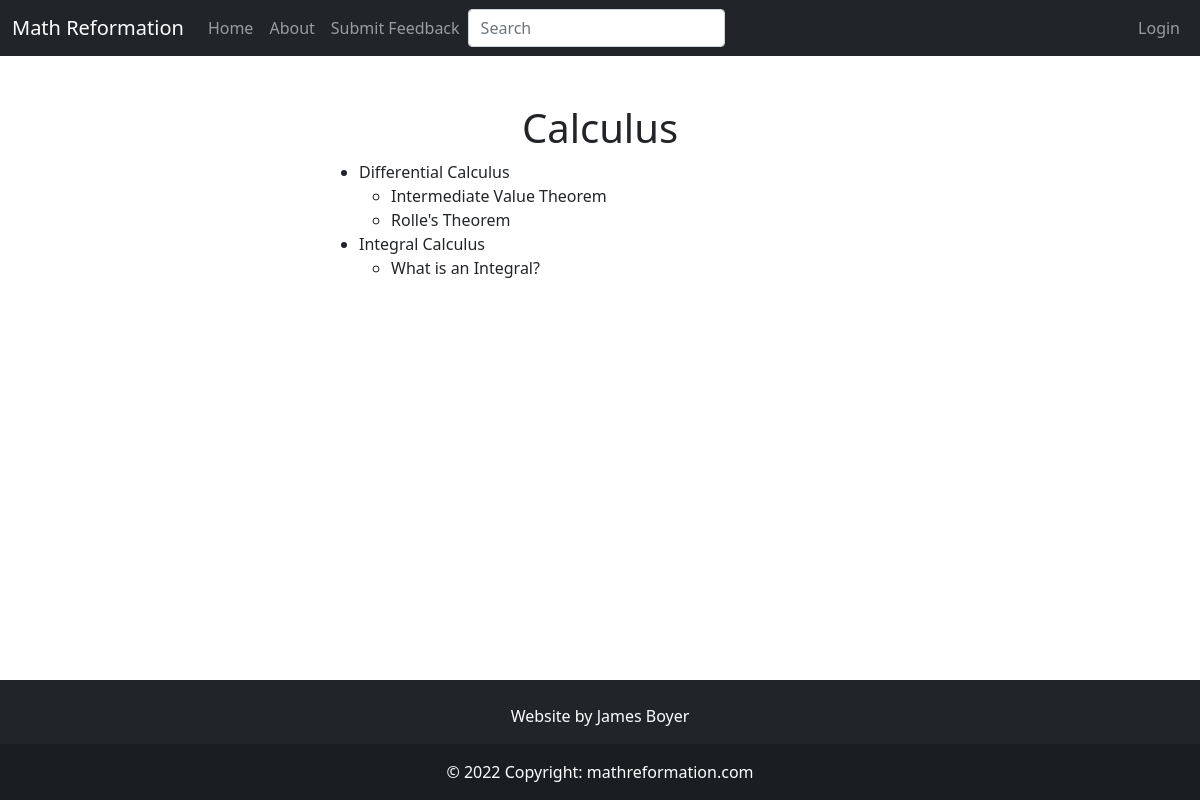
Screenshot of /category/calculus with the database file from the repository.
### app/models.py (models this page shows, shortened)
class SearchableMixin(object):
    @classmethod
    def search(cls, expression, page, per_page):
        ids, scores, total = query_index(cls.__tablename__, expression, page, per_page)
        if total == 0:
            return cls.query.filter_by(id=0), [], 0
        when = []
        for i in range(len(ids)):
            when.append((ids[i], i))
        return cls.query.filter(cls.id.in_(ids)).order_by( db.case(when, value=cls.id)), scores, total

class Category(SearchableMixin, db.Model):
    __searchable__ = ["body_main", "name"]
    id = db.Column(db.Integer, primary_key=True)
    name = db.Column(db.String(50), nullable=False, unique=True)
    path = db.Column(db.String(50), unique=True)
    body_main = db.Column(db.String(), index=True)
    body_draft = db.Column(db.String(), index=True)
    header = db.Column(db.String(), index=True)
    category_type = db.Column(db.String(15))
    order = db.Column(db.Integer())
    is_visible = db.Column(db.Boolean())
    parents = db.relationship('Category',secondary=parent_child_table,
        primaryjoin=id == parent_child_table.c.ChildId,
        secondaryjoin=id == parent_child_table.c.ParentId,
        backref= db.backref('children'))
    def ordered_children(self):
        children = np.array(self.children)
        children_idx = np.array([child.order if child.order else 1 for child in children])
        sorted_children_idx = np.argsort(children_idx)
        return children[sorted_children_idx]
    def ordered_articles(self):
        articles = np.array(self.articles)
        articles_idx = np.array([article.order if article.order else 1 for article in articles])
        sorted_articles_idx = np.argsort(articles_idx)
        return articles[sorted_articles_idx]
    def get_num_children(self):
        return len(list(self.children))

class Article(SearchableMixin, db.Model):
    __searchable__ = ["body_main", "name"]
    id = db.Column(db.Integer, primary_key=True)
    name = db.Column(db.String(64), index=True, unique=True)
    path = db.Column(db.String(50), unique=True)
    date_added = db.Column(db.DateTime, nullable=False,
        default=datetime.utcnow)
    categories = db.relationship('Category', secondary = article_categories_table,
                                 backref=db.backref('articles', lazy=True), lazy=True)
    body_main = db.Column(db.String(), index=True)
    body_draft = db.Column(db.String(), index=True)
    is_visible = db.Column(db.Boolean())
    header = db.Column(db.String(), index=True)
    user_id = db.Column(db.Integer, db.ForeignKey('user.id'))
    order = db.Column(db.Integer())

### app/main/routes.py (the view)
@bp.route("/category/<path>")
def category_page(path):
    category = db.first_or_404(Category.query.filter_by(path=path))
    return render_template('main/category.html', category=category)

### app/main/forms.py
class SearchForm(FlaskForm):
    q = StringField("Search", validators=[DataRequired()])
    def __init__(self, *args, **kwargs):
        if 'formdata' not in kwargs:
            kwargs['formdata'] = request.args
        if 'csrf_enabled' not in kwargs:
            kwargs['csrf_enabled'] = False
        super(SearchForm, self).__init__(*args, **kwargs)

### MathReformationWebsite.py (called while the page is built)
@app.context_processor
def add_imports():
    return dict(admin_permission=admin_permission)

### app/main/routes.py (called while the page is built)
@bp.before_app_request
def before_request():
    g.search_form = SearchForm(meta={'csrf': False})

@bp.context_processor
def add_imports():
    return dict(admin_permission=admin_permission)

### app/templates/main/category.html (shortened to what this page needs)
{% extends "base.html" %}
{% block content %}
<h1 class="text-center">{{ category.name }}</h1>
<ul>
    {% if category.get_num_children() == 0 %}
        {% for article in category.ordered_articles() %}
        {% if article.is_visible == True %}
        <li>
            <a href = {{ url_for('main.article_page', path=article.path)}}>
                {{ article.name }}
            </a>
        </li>
        {% endif %}
        {% endfor %}
    {% else %}
        {% for category_child in category.ordered_children() %}
        {% if category_child.is_visible == True %}
        <li>
            <a href = {{ url_for('main.category_page', path=category_child.path)}}>
                {{ category_child.name }}
            </a>
            <ul>
                {% for article in category_child.ordered_articles() %}
                {% if article.is_visible == True %}
                <li>
                    <a href = {{ url_for('main.article_page', path=article.path)}}>
                        {{ article.name }}
                    </a>
                </li>
                {% endif %}
                {% endfor %}
            </ul>
        </li>
        {% endif %}
        {% endfor %}
    {% endif %}
</ul>
{% endblock %}

### app/static/style.css (style rules this page uses)
a { all: unset; }

### rows the page displays
Category: name "Calculus"
Category: name "Differential Calculus"
Article: name "Intermediate Value Theorem"
Article: name "Rolle's Theorem"
Category: name "Integral Calculus"
Article: name "What is an Integral?"
